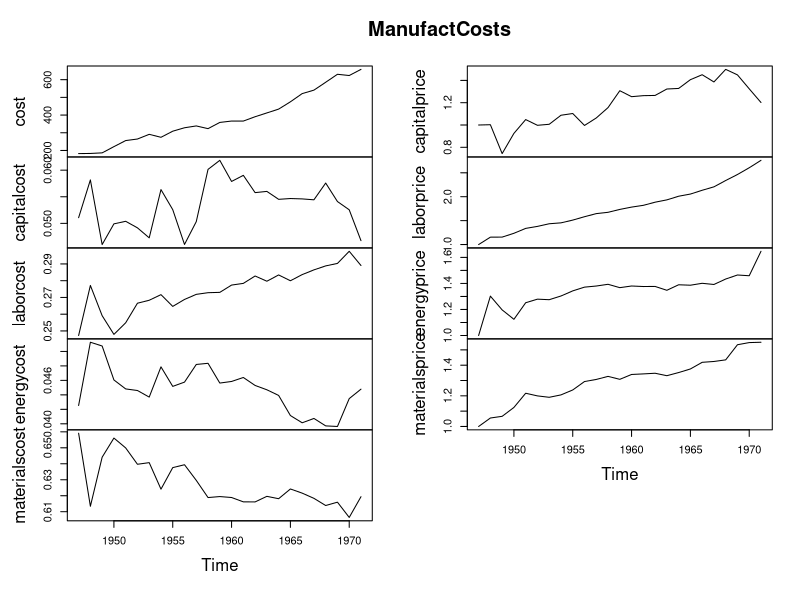

This chart was generated by the following R code:
library(AER)


### Name: ManufactCosts
### Title: Manufacturing Costs Data
### Aliases: ManufactCosts
### Keywords: datasets

### ** Examples

data("ManufactCosts")
plot(ManufactCosts)
